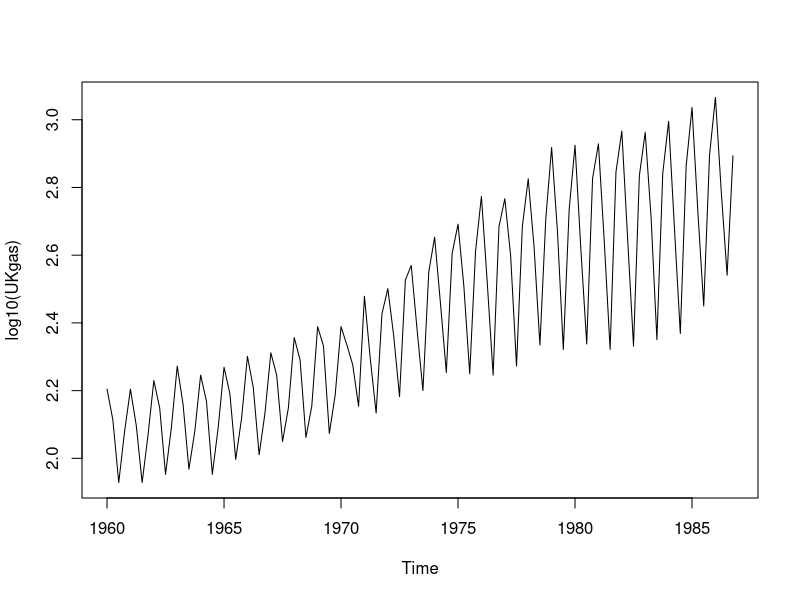

Write the R code that produced this figure. (Note: this script raises an error after producing the figure.)
#pdf("gasdata.pdf",width=10,height=6)
#postscript("gasdata.pdf",width=10,height=6,horizontal=FALSE)
plot(log10(UKgas))
#dev.off()

phistart <- StructTS(log10(UKgas),type="BSM")$coef[c(4,1,2,3)]

#time <- 1:length(UKgas)
gasmodel <- ssm(log10(UKgas) ~ -1+tvar(polytime(time,1)) +
                tvar(sumseason(time,4)), 
                phi=phistart
                )
fit <- getFit(gasmodel)
colnames(fit$m) <- c("Trend","Slope","Season","Season2","Season3")

#pdf("gas.pdf",width=10,height=6)
#postscript("gas.pdf",width=10,height=6,horizontal=FALSE)

plot(fit$m[,1:3],main="")
abline(v=1971,lty=2)
abline(v=1979,lty=2)
#dev.off()

